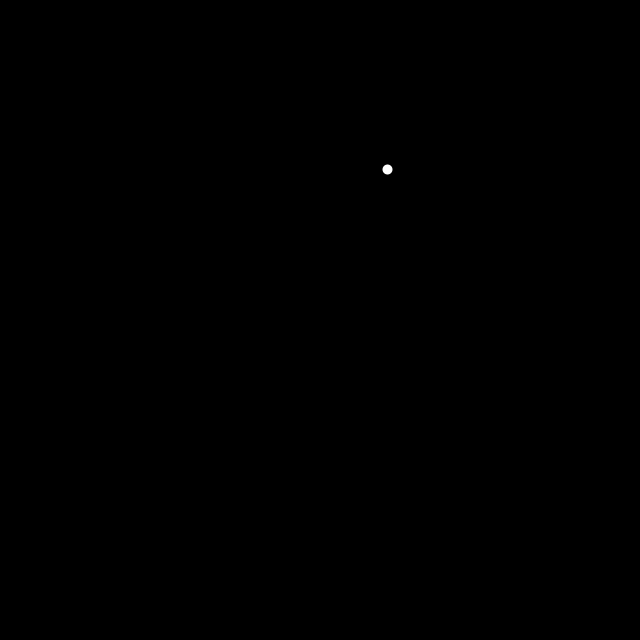
Frame 1 (no input)
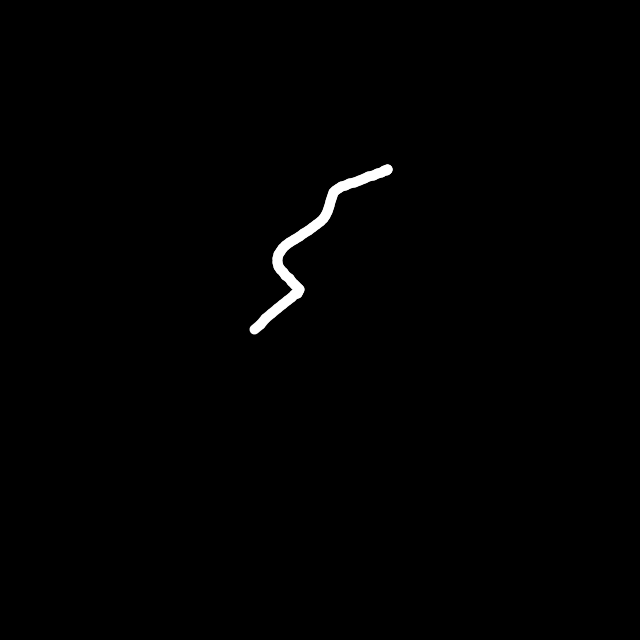
Frame 60 (the mouse pressed at the canvas centre just before this capture)
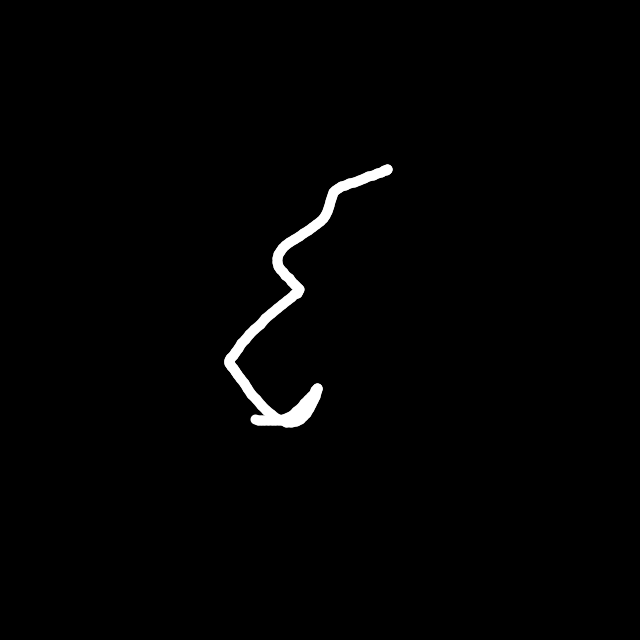
Frame 120 (the mouse held since frame 60 and released just before this capture)

The Processing sketch that drew these frames (run headless with seeded random() and noise(); from frame 60 on, the mouse is pressed at the canvas centre):

// Processing sketch: build
// ── build.pde
class Walker {
  
  float x,y,tx,ty,prevX,prevY;
  
  Walker() {
   
    tx = 0;
    ty = 1000;
    x = map(noise(tx),0,1,0,width);
    y = map(noise(ty),0,1,0,height);
    
  }
  
  void render() {
    
    stroke(255);
    strokeWeight(10);
    line(prevX,prevY,x,y);
    
  }
  
  void step() {
    
    prevX = x;
    prevY = y;
    
    x = map(noise(tx),0,1,0,width);
    y = map(noise(ty),0,1,0,height);
    
    tx += 0.01;
    ty += 0.01;
    
  }
  
}

Walker w;

void setup() {
  
  size(640,640);
  w = new Walker();
  background(0);
  
}

void draw() {
  
 // Run that walker!
 w.step();
 w.render();
  
}
